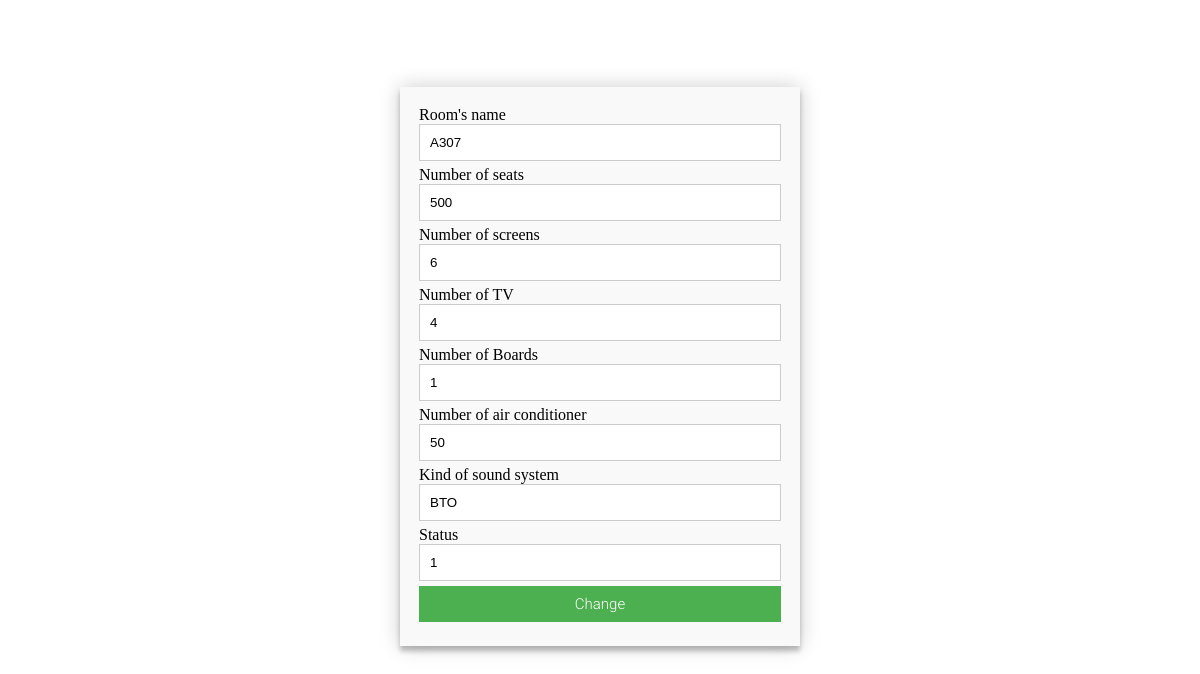
/PhpProject2/page/admin/content/_Changeroom.php?ID=6, run on the app's committed database.
### tables this page shows
CREATE TABLE `list_room` (
  `ID` int(11) NOT NULL,
  `nameRoom` varchar(30) DEFAULT NULL,
  `numOfSeats` int(11) DEFAULT NULL,
  `numOfScreen` int(11) DEFAULT NULL,
  `numOfTV` int(11) DEFAULT NULL,
  `numOfBoard` int(11) DEFAULT NULL,
  `airConditioner` char(10) DEFAULT NULL,
  `soundSystem` char(20) DEFAULT NULL,
  `Issue` int(11) NOT NULL DEFAULT '1'
);

### PhpProject2/page/admin/content/_Changeroom.php (the view, shortened to what this page needs)
<!DOCTYPE html>
<html >
    <head>
        <link rel="stylesheet" type="text/css" href="../../../css/css_add_mem.css">
    </head>
    <body>
        <div class="container1">
            <form id="contact1"  method="post">
                <?php
                $sqlcmd = " SELECT * FROM `list_room` WHERE ID =" . $_GET['ID'];
                $result = mysql_query($sqlcmd);
                $row = mysql_fetch_array($result);
                ?>
                <form method="POST">
                    <p>Room's name</p>
                    <input name="room_name" placeholder="Room's name" type="text" tabindex="1" required value="<?php echo $row['nameRoom']; ?>">
                    <p>Number of seats</p>
                    <input name="numofseat" placeholder="Number of  seats" type="number" tabindex="2" required value="<?php echo $row['numOfSeats']; ?>">
                    <p>Number of screens</p>
                    <input name="numofscreens" placeholder="Number of  screens " type="number" tabindex="3" required value="<?php echo $row['numOfScreen']; ?>">
                    <p>Number of TV</p>
                    <input name="numoftv" placeholder="Number of  TV" type="number" tabindex="2" required value="<?php echo $row['numOfTV']; ?>">
                    <p>Number of Boards</p>
                    <input name="numofboard" placeholder="Number of Boards" type="number" tabindex="3" required value="<?php echo $row['numOfBoard']; ?>">
                    <p>Number of air conditioner</p>
                    <input name="aircnditioner" placeholder="Number of air conditioner" type="number" tabindex="3" required value="<?php echo $row['airConditioner']; ?>">
                    <p>Kind of sound system</p>
                    <input name="soundsys" placeholder="Kind of sound system" type="text" tabindex="3" required value="<?php echo $row['soundSystem']; ?>">
                    <p>Status</p>
                    <input name="issue" placeholder="active = 1:: block = 0" type="number" tabindex="3" required value="<?php echo $row['Issue']; ?>">
                    <button name="changeroom" type="submit" id="contact-submit">Change</button>
                </form>
            </form>
        </div>
    </body>
</html>

### PhpProject2/css/css_add_mem.css (style rules this page uses)
* { margin: 0; padding: 0; box-sizing: border-box; -webkit-box-sizing: border-box; -moz-box-sizing: border-box; -webkit-font-smoothing: antialiased; -moz-font-smoothing: antialiased; -o-font-smoothing: antialiased; font-smoothing: antialiased; text-rendering: optimizeLegibility; }
.container1 { max-width: 400px; width: 100%; margin: 0 auto; position: relative; }
#contact1 button[type="submit"] { font: 300 12px/16px "Roboto", Helvetica, Arial, sans-serif; }
#contact1 { background: #F9F9F9; padding: 19px; margin-top: 87px; box-shadow: 0 0 20px 0 rgba(0, 0, 0, 0.2), 0 5px 5px 0 rgba(0, 0, 0, 0.24); }
#contact1 input[type="text"], input[type="email"], input[type="tel"], input[type="url"], input[type="number"], input[type="password"], textarea { width: 100%; border: 1px solid #ccc; background: #FFF; margin: 0 0 5px; padding: 10px; }
#contact1 button[type="submit"] { cursor: pointer; width: 100%; border: none; background: #4CAF50; color: #FFF; margin: 0 0 5px; padding: 10px; font-size: 15px; }

### data on the page
list_room: room_name "A307", numofseat "500", numofscreens "6", numoftv "4", numofboard "1", aircnditioner "50", soundsys "BTO", issue "1"
